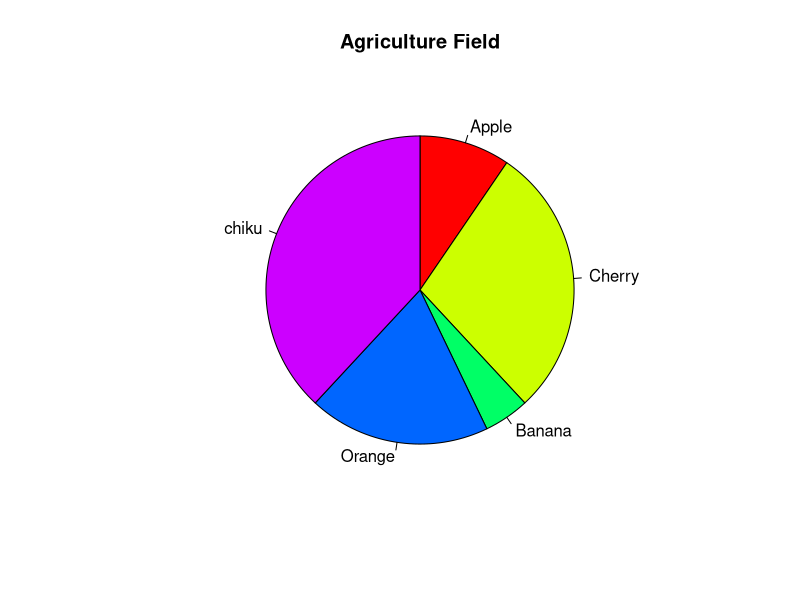
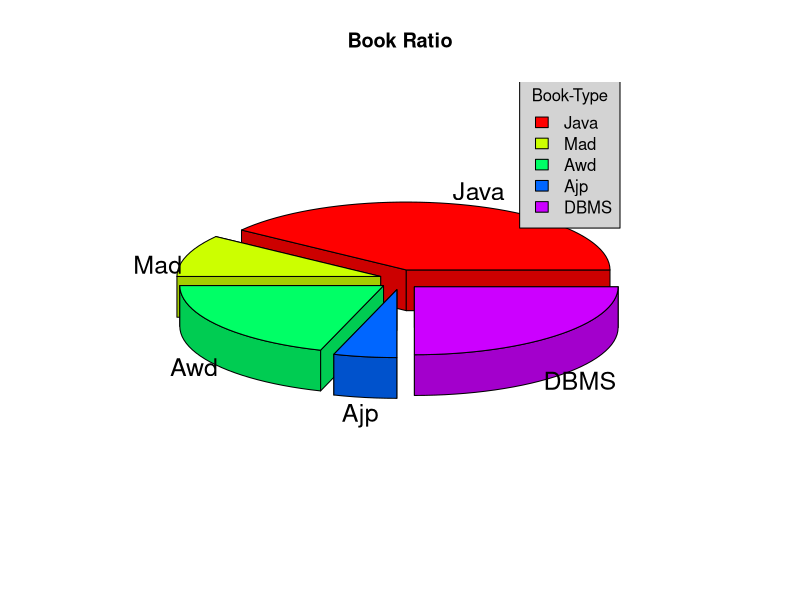

The R script that drew these images, in order:
#*****************************************Graphical-Data-Analysis*****************************************

#Theory:-

# Pie chart is a circular graph that indicates numerical proportions in slices.
# A pie charts is a presentation of values in the form of slices of circle with different colors.
# Slices are labeled with description, and the number corresponding to each slice are shown in the chart.
# The pie chart are created with the help of pie() function, which take positive number as a vector input.
# Syntax:- pie(x,label,radius,col,main,clockwise,init.angle).
#• x = It is the vector containing the numeric value in the pie chart.
#• label = It is used to give description of slices.
#• col = It is used to give color to slices of chart.
#• radius = It indicate the radius of the pie chart[-1 to +1].
#• clockwise = It is used to drawn the pie chart in clockwise and anti-clockwise using boolean property.
#• init-angle = It is used to change the angle of the pie chart.
#• main = It is used to display the header of the pie chart[Topic].


#*****************************************Create-2D-Pie*****************************************
x<-c(20,60,10,40,80)
name<-c("Apple","Cherry","Banana","Orange","chiku")
pie(x,labels = name,col = rainbow(length(x)),main="Agriculture Field",init.angle = 90,clockwise = TRUE)


#*****************************************Create-3D-Pie*****************************************

#Note: By default in R pie chart are display in 2d.
#Note: A pie chart with 3d dimensions can be drawn using additional package.
#Note: Install package = 'plotrix'.
#Note: explode parameter is used to control the degree if seperation of slices from the center.

install.packages('plotrix')
library('plotrix')

x<-c(80,20,40,10,50)
name<-c("Java","Mad","Awd","Ajp","DBMS")

pie3D(x,labels = name,main="Book Ratio",col = rainbow(length(x)),explode = 0.1)


#*****************************************Chart-Legend*****************************************

#Note: In R, the legend() function is used to add a legend or key to a plot. Legends are typically used to provide information about the data represented in the plot, such as labels for different groups or colors used in the plot.
#Note: Legend can be positioned as either :- bottomright, bottom, bottomleft, left, topleft, top, topright, right, center.
#Note: Syntax - legend(x,legend,fill,cex,bg,title)
#• x = It is used to position the legend in the pie chart.
#• legend = It is used to display the labels or keys that you want to display in the legend.
#• fill = It is used to give color to box inside the legend.
#• bg = It is used to give background color to box inside the legend.
#• cex = It is used to give text size upto 0.8 may be.
#• title = It is used to give title of the legend.

x<-c(80,20,40,10,50)
name<-c("Java","Mad","Awd","Ajp","DBMS")

legend(x="topright",legend = name,title = "Book-Type",fill = rainbow(length(x)),bg="Lightgrey",cex = 1)


#*****************************************Chart-Slice-Percentage*****************************************

#Note: We are calculating the percentage of each "slice" in a pie chart by dividing the number of nations for each category (presumably from a data frame or vector called nations) by the total number of nations and then rounding the result.
#Note: For calculating this we use round() function.
#Note: There are 2 way to calculate the percentage.

x<-c(70,10,50,40,30)
nations<-c("India","Russia","America","Brazil","Asia")

# 1. First technique.
pie_percent<-round(x/sum(x)*100)
paste("Nations","=",pie_percent,"%")

# 2. Second technique.
pie_percent<-round(100*x/sum(x),1)
paste("Nations","=",pie_percent,"%")
